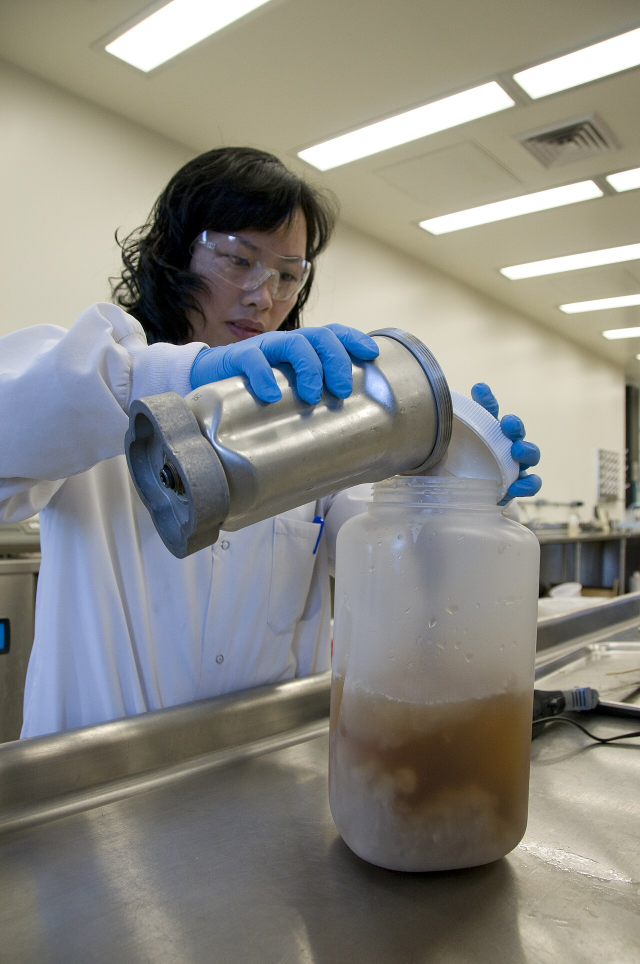
#> input picture data/test/t01_fda_lab_full_ppe.jpg, 1280 x 1927 px (shown at 1/2 size)
$ python make_raw_sheet.py --dir ../data/test --out out.png
#> lines starting #> are read from the running program, lines starting #| are printed output that depends on the picture; after the words box and inside, x2 and y2 are one past the last pixel; in counts of white or black regions, pixels touching at a corner belong together
# -*- coding: utf-8 -*-
"""
给「未标注候选池」出审查拼版（make_contact_sheet.py 的清单模式要求 split/name，
吃不下裸 images 目录，故单独实现）。

每格左上角写**全局序号**，同时把 序号->文件名 映射写进 <out>/index.txt，
人工圈选时只需报序号，例如「3、7、12 剔除」。

用法：
    python tools/make_raw_sheet.py --dir data/raw/web_lab/images --out outputs/web_review
    python tools/make_raw_sheet.py --dir ... --out ... --tsv data/raw/web_lab/stats.tsv   # 叠加筛查标记
    python tools/make_raw_sheet.py --dir ... --out ... --list keep.txt                    # 只出指定文件
"""
from __future__ import annotations

import argparse
import csv
import sys
from pathlib import Path

import cv2
import numpy as np

ROOT = Path(__file__).resolve().parent.parent
IMG_EXT = {".jpg", ".jpeg", ".png", ".JPG", ".JPEG", ".PNG"}

# 亮底图用深色字，暗底图用亮色字（按格子中心亮度自适应）
TXT_DARK = (28, 28, 28)
TXT_LIGHT = (245, 245, 245)


def imread_unicode(p: Path):
    try:
        return cv2.imdecode(np.fromfile(str(p), dtype=np.uint8), cv2.IMREAD_COLOR)
    except Exception:
        return None


def fit_tile(img: np.ndarray, size: int) -> np.ndarray:
    h, w = img.shape[:2]
    s = min(size / w, size / h)
    r = cv2.resize(img, (max(1, int(w * s)), max(1, int(h * s))), interpolation=cv2.INTER_AREA)
    canvas = np.full((size, size, 3), 20, np.uint8)
    y = (size - r.shape[0]) // 2
    x = (size - r.shape[1]) // 2
    canvas[y:y + r.shape[0], x:x + r.shape[1]] = r
    return canvas


def lum(tile: np.ndarray) -> float:
    g = cv2.cvtColor(tile, cv2.COLOR_BGR2GRAY)
    return float(g.mean())


def main() -> int:
    ap = argparse.ArgumentParser(description="裸目录候选池审查拼版")
    ap.add_argument("--dir", required=True, help="图片目录")
    ap.add_argument("--out", required=True, help="输出目录")
    ap.add_argument("--cols", type=int, default=5)
    ap.add_argument("--rows", type=int, default=5)
    ap.add_argument("--thumb", type=int, default=320)
    ap.add_argument("--list", default="", help="只出该清单里的文件名（每行一个）")
    ap.add_argument("--tsv", default="", help="screen_dirty_graphics --tsv 的明细，用于叠标记")
    ap.add_argument("--start-index", type=int, default=1)
    args = ap.parse_args()

    d = Path(args.dir)
    out = Path(args.out)
    out.mkdir(parents=True, exist_ok=True)

    flags: dict[str, str] = {}
    if args.tsv:
        with Path(args.tsv).open(encoding="utf-8", newline="") as f:
            for row in csv.DictReader(f, delimiter="\t"):
                fl = (row.get("flag") or "").strip()
                if fl and fl != "ok":
                    flags[row["name"]] = fl
        print(f"[标记] 载入 {len(flags)} 条筛查标记")

    keep: set[str] | None = None
    if args.list:
        keep = {ln.strip() for ln in Path(args.list).read_text(encoding="utf-8").splitlines()
                if ln.strip() and not ln.startswith("#")}
        print(f"[清单] 只出 {len(keep)} 张")

    files = sorted(p for p in d.iterdir()
                   if p.is_file() and p.suffix.lower() in {e.lower() for e in IMG_EXT})
    if keep is not None:
        files = [p for p in files if p.name in keep]
    if not files:
        print("[空] 没有图片")
        return 1

    # 序号 -> 文件名 映射（全局一致，跨页续编）
    idx_file = out / "index.txt"
    with idx_file.open("w", encoding="utf-8") as f:
        f.write("# 全局序号\t文件名\t筛查标记\n")
        for i, p in enumerate(files, start=args.start_index):
            f.write(f"{i}\t{p.name}\t{flags.get(p.name, '')}\n")
    print(f"[映射] {idx_file}")

    per = args.cols * args.rows
    n_sheets = (len(files) + per - 1) // per
    pad = 26
    cell = args.thumb
    W = args.cols * cell + (args.cols + 1) * 8
    H = args.rows * cell + (args.rows + 1) * 8 + pad

    bad_cnt = 0
    for s in range(n_sheets):
        canvas = np.full((H, W, 3), 34, np.uint8)
        chunk = files[s * per:(s + 1) * per]
        for k, p in enumerate(chunk):
            gi = args.start_index + s * per + k
            r, c = divmod(k, args.cols)
            x = 8 + c * (cell + 8)
            y = pad + 8 + r * (cell + 8)
            img = imread_unicode(p)
#> in imread_unicode, returned value is the input picture: shape (1927, 1280, 3); mean B, G, R 129.7, 135.9, 137.1
            if img is None:
                tile = np.full((cell, cell, 3), 60, np.uint8)
                cv2.putText(tile, "unreadable", (10, cell // 2),
                            cv2.FONT_HERSHEY_SIMPLEX, 0.6, (90, 90, 255), 2)
            else:
                tile = fit_tile(img, cell)
#> in fit_tile, `r = cv2.resize(img, (max(1, int(w * s)), max(1, int(h * s))), interpol..`:
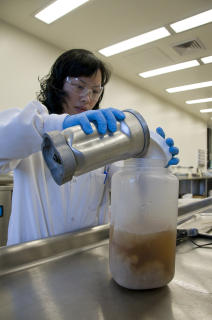
#> r: shape (320, 212, 3); mean B, G, R 129.7, 135.9, 137.1
#> in fit_tile, `canvas[y:y + r.shape[0], x:x + r.shape[1]] = r`:
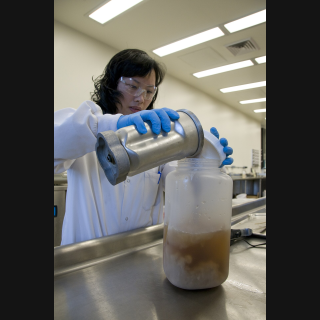
#> canvas: shape (320, 320, 3); mean B, G, R 92.7, 96.8, 97.6
            fl = flags.get(p.name, "")
            if fl:
                bad_cnt += 1
                cv2.rectangle(tile, (0, 0), (cell - 1, cell - 1), (60, 60, 235), 4)
            color = (200, 235, 255) if lum(tile) < 128 else (40, 40, 40)
#> in lum, `g = cv2.cvtColor(tile, cv2.COLOR_BGR2GRAY)`:
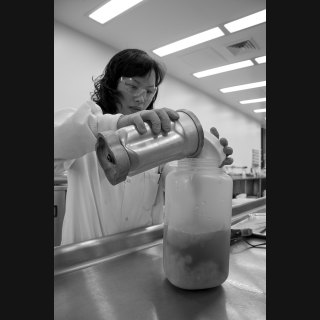
#> g: shape (320, 320); min 0, max 255, mean 96.6
#> color = (200, 235, 255)
            cv2.putText(tile, str(gi), (8, 30), cv2.FONT_HERSHEY_SIMPLEX,
                        1.0, (30, 30, 30), 6)          # 描边
#> tile: shape (320, 320, 3); 0.2% of pixels changed, all inside (x1, y1, x2, y2) = (11, 6, 23, 34)
            cv2.putText(tile, str(gi), (8, 30), cv2.FONT_HERSHEY_SIMPLEX,
                        1.0, (120, 255, 255), 2)
#> tile: shape (320, 320, 3); mean B, G, R 92.8, 97, 97.8
            canvas[y:y + cell, x:x + cell] = tile
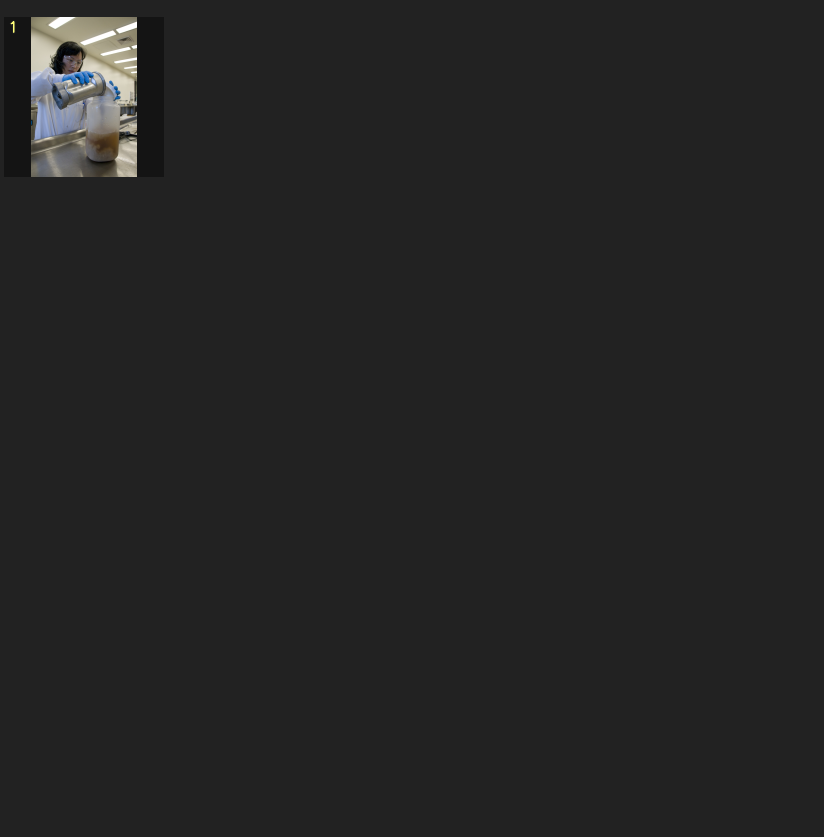
#> canvas: shape (1674, 1648, 3) (shown at 1/2 size); mean B, G, R 36.2, 36.3, 36.4
            if fl:
                cv2.putText(canvas, fl[:24], (x + 4, y + cell - 8),
                            cv2.FONT_HERSHEY_SIMPLEX, 0.42, (90, 90, 255), 1)
        for c in range(args.cols):   # 列间分隔线
            cv2.line(canvas, (8 + c * (cell + 8) - 4, pad), (8 + c * (cell + 8) - 4, H - 8),
                     (48, 48, 48), 1)
#> this loop made 5 passes
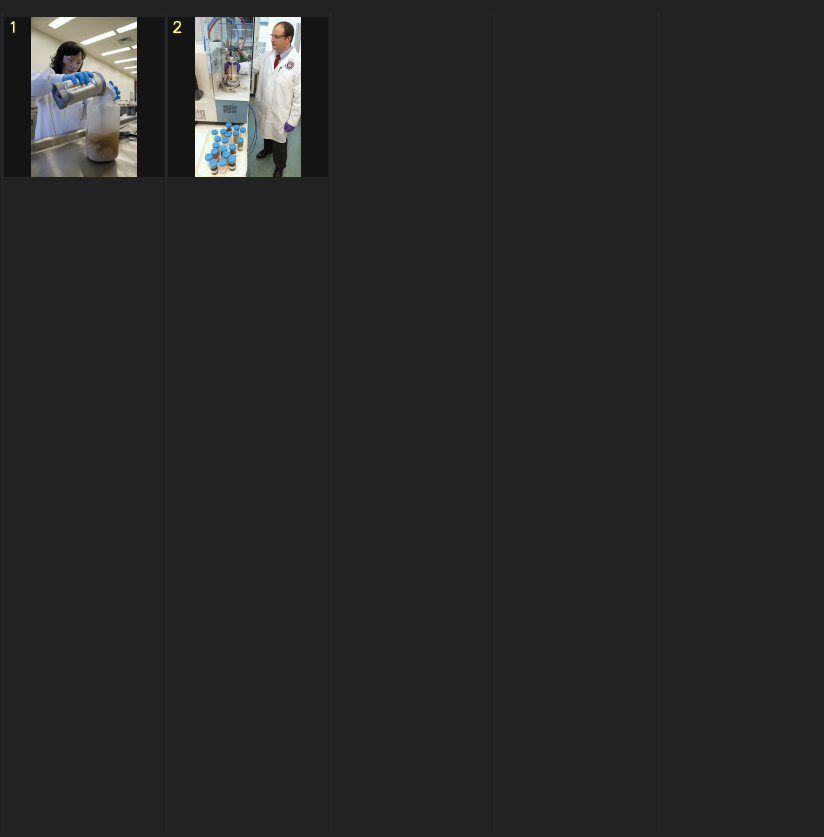
#> canvas: shape (1674, 1648, 3) (shown at 1/2 size); 4.01% of pixels changed, all inside (x1, y1, x2, y2) = (4, 26, 1317, 1667)
        dst = out / f"sheet_{s + 1:02d}.jpg"
        ok, buf = cv2.imencode(".jpg", canvas, [cv2.IMWRITE_JPEG_QUALITY, 86])
        buf.tofile(str(dst))
        print(f"  {dst.name}  ({len(chunk)} 张)")

    print(f"\n[完成] {n_sheets} 页 / {len(files)} 张（其中带筛查标记 {bad_cnt} 张，红框标出）")
    return 0


if __name__ == "__main__":
    sys.exit(main())
#> (the program exits here)

$ run again, on data/test/t05_pcr_scientist.jpg
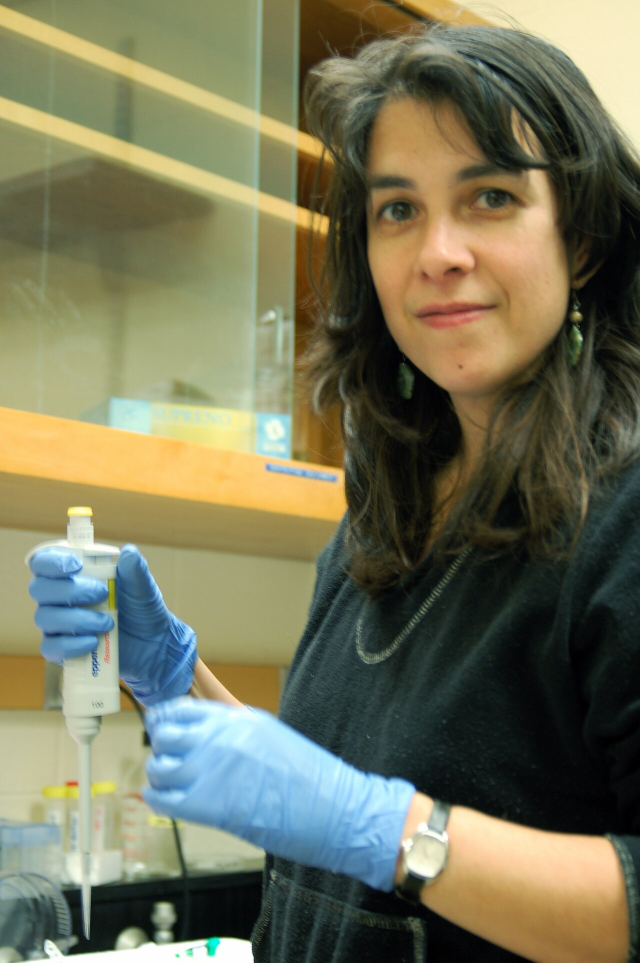
#> input picture data/test/t05_pcr_scientist.jpg, 1280 x 1925 px (shown at 1/2 size)
#> in imread_unicode, returned value is the input picture: shape (1925, 1280, 3); mean B, G, R 89.5, 116, 116.3
#> in lum, `g = cv2.cvtColor(tile, cv2.COLOR_BGR2GRAY)`:
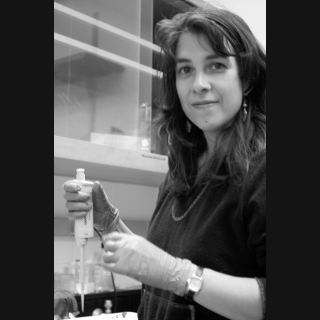
#> g: shape (320, 320); min 0, max 254, mean 81.7
#> color = (200, 235, 255)
#> in main, `canvas[y:y + cell, x:x + cell] = tile`:
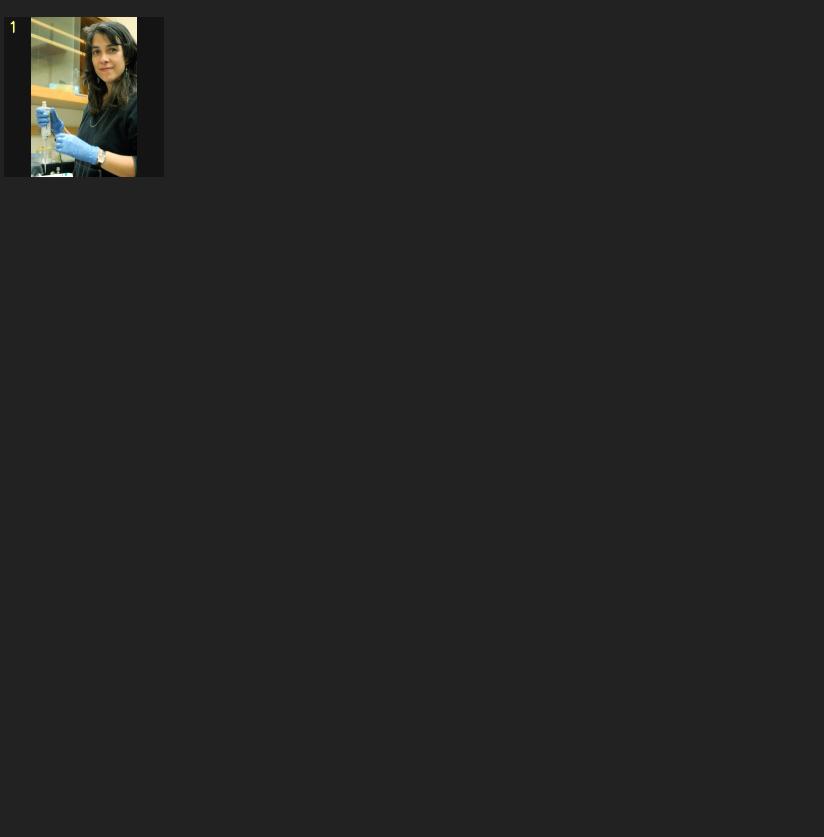
#> canvas: shape (1674, 1648, 3) (shown at 1/2 size); mean B, G, R 35.2, 35.8, 35.9

$ run again, on data/test/t07_estrogen_assay.jpg
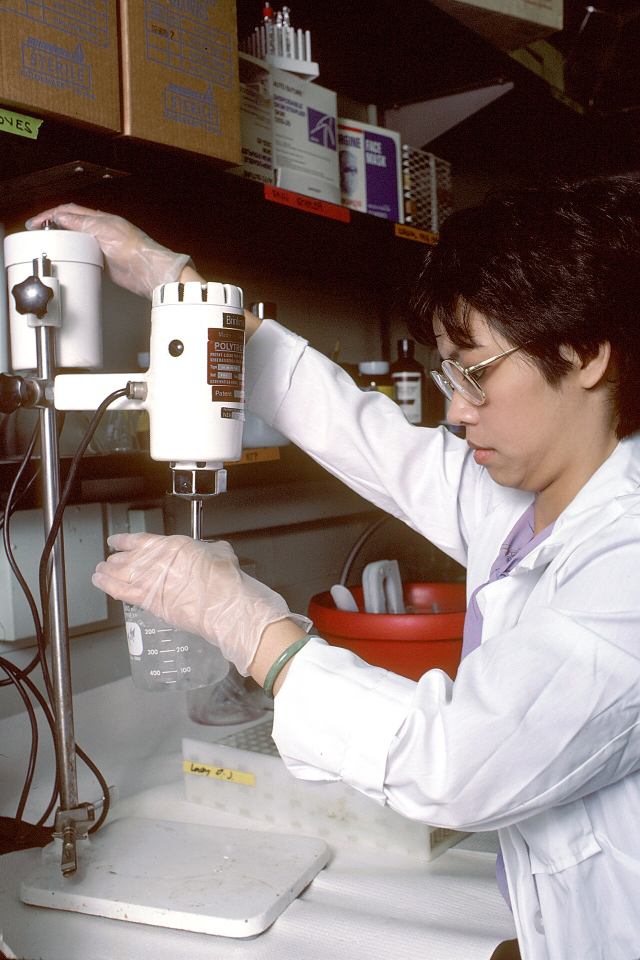
#> input picture data/test/t07_estrogen_assay.jpg, 1280 x 1920 px (shown at 1/2 size)
#> in imread_unicode, returned value is the input picture: shape (1920, 1280, 3); mean B, G, R 117.7, 121.4, 135.9
#> in lum, `g = cv2.cvtColor(tile, cv2.COLOR_BGR2GRAY)`:
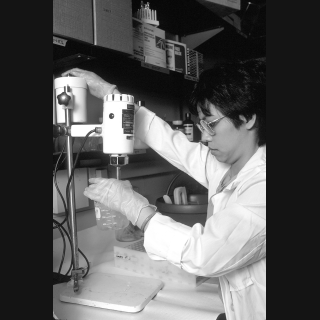
#> g: shape (320, 320); min 6, max 255, mean 90.1
#> color = (200, 235, 255)
#> in main, `canvas[y:y + cell, x:x + cell] = tile`:
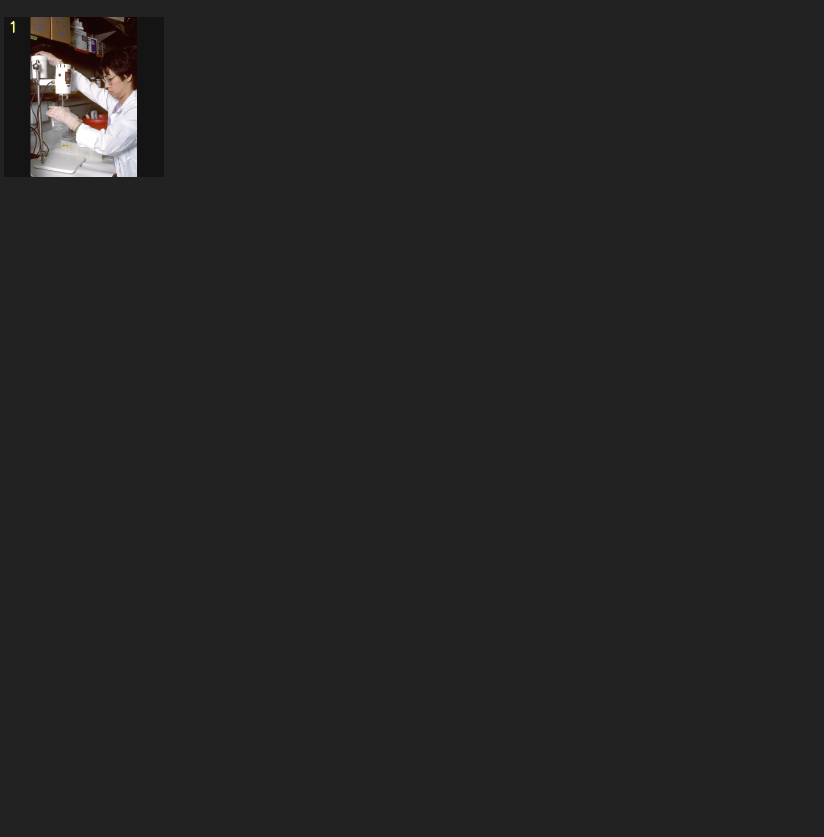
#> canvas: shape (1674, 1648, 3) (shown at 1/2 size); mean B, G, R 35.9, 36, 36.4
